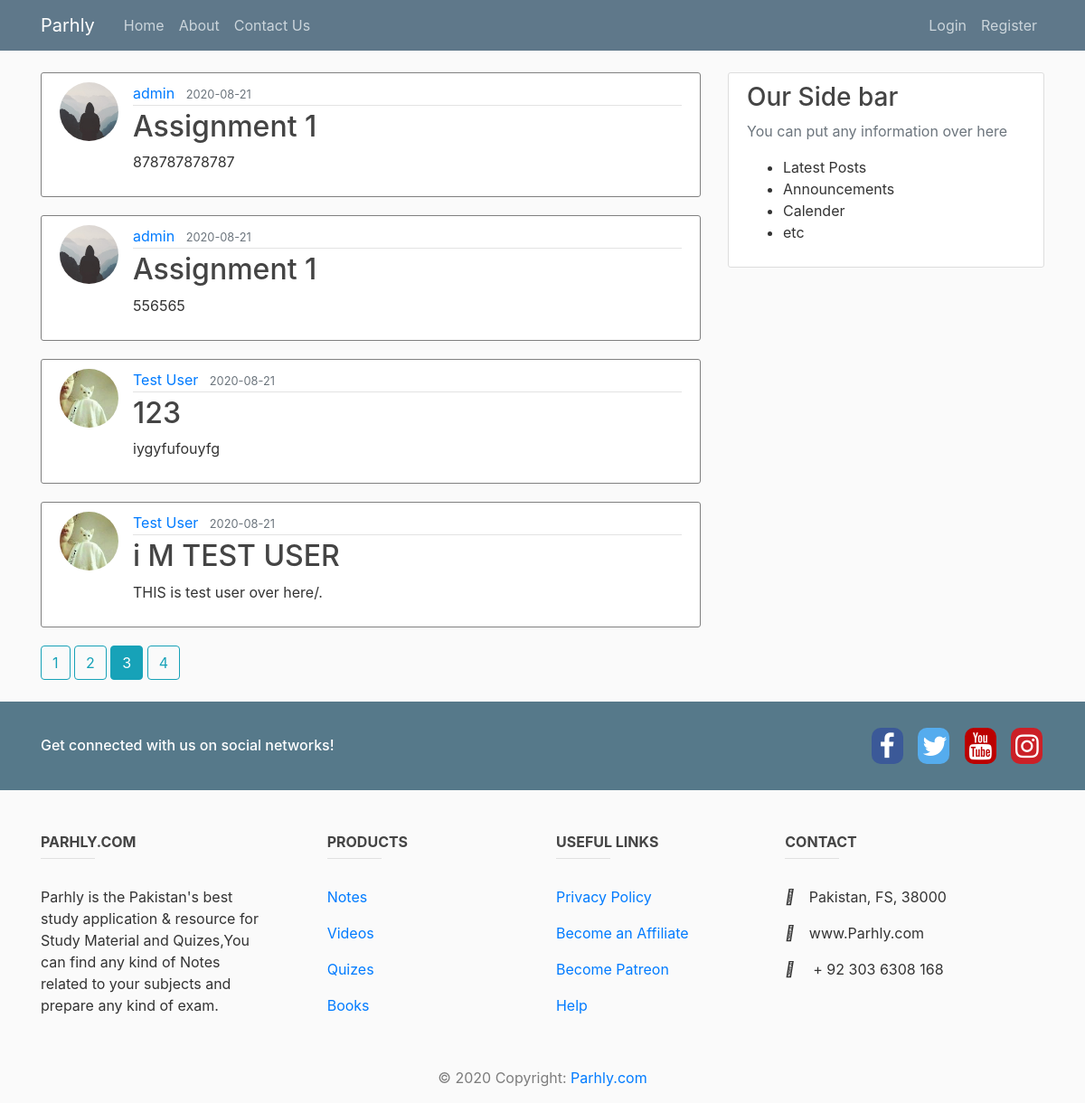
Screenshot of /home?page=3 with the database file from the repository.
### server.py (models this page shows, shortened)
class Post(db.Model):
    id = db.Column(db.Integer, primary_key=True)
    title = db.Column(db.String(100), nullable=False)
    date_posted = db.Column(db.DateTime, nullable=False,
                            default=datetime.utcnow)
    content = db.Column(db.Text, nullable=False)
    user_id = db.Column(db.Integer, db.ForeignKey('user.id'), nullable=False)

class User(db.Model, UserMixin):
    id = db.Column(db.Integer, primary_key=True)
    username = db.Column(db.String(30), unique=True, nullable=False)
    email = db.Column(db.String(120), unique=True, nullable=False)
    image_file = db.Column(
        db.String(120), nullable=False, default='default.jpg')
    password = db.Column(db.String(60), nullable=False)
    posts = db.relationship('Post', backref='author', lazy=True)

### server.py (the view)
@app.route('/', methods=['GET', 'POST'])
@app.route('/home')
def home_page():
    page = request.args.get('page', 1, type=int)
    posts = Post.query.order_by(
        Post.date_posted.desc()).paginate(page=page, per_page=4)
    return render_template('home.html', title="homePage", posts=posts)

### templates/home.html
{% extends 'layout.html' %}
{% block body %}
{% for post in posts.items %}
<article class="media content-section" style="border:1px solid grey">
    <img src="{{url_for('static',filename='profile_pics/' + post.author.image_file)}}" alt="My Image"
        class="rounded-circle article-img">
    <div class="media-body">
        <div class="article-metadata">
            <a href="{{url_for('user_posts', username = post.author.username) }}" class="mr-2">{{post.author.username}}</a>
            <small class="text-muted">{{post.date_posted.strftime('%Y-%m-%d')}}</small>
        </div>
        <h2><a href="{{url_for('post',post_id = post.id)}}" class="article-title">{{post.title}}</a></h2>
        <p class="article-content">{{post.content}}</p>
    </div>
</article>
{% endfor %}
{% for page_num in posts.iter_pages(left_edge=1,right_edge=1,left_current=1,right_current=2) %}
{% if page_num %}
    {% if posts.page == page_num %}
    <a class="btn btn-info mb-4" href="{{url_for('home_page',page = page_num)}}">{{page_num}}</a>
    {% else %}
    <a class="btn btn-outline-info mb-4" href="{{url_for('home_page',page = page_num)}}">{{page_num}}</a>
    {% endif %}
{% else %}
...
{% endif %}
{% endfor %}
{% endblock %}

### static/styles.css (style rules this page uses)
body { background: #fafafa; color: #333333; margin-top: 5rem; }
h1, h2, h3, h4, h5, h6 { color: #444444; }
.content-section { background: #ffffff; padding: 10px 20px; border: 1px solid #dddddd; border-radius: 3px; margin-bottom: 20px; }
.article-title { color: #444444; }
.article-content { white-space: pre-line; }
.article-img { height: 65px; width: 65px; margin-right: 16px; }
.article-metadata { padding-bottom: 1px; margin-bottom: 4px; border-bottom: 1px solid #e3e3e3 }

### rows the page displays
Post: image_file (placeholder picture), author.username "admin", date_posted "2020-08-21", title "Assignment 1", content "878787878787"
Post: image_file (placeholder picture), author.username "admin", date_posted "2020-08-21", title "Assignment 1", content "556565"
Post: image_file (picture), author.username "Test User", date_posted "2020-08-21", title "123", content "iygyfufouyfg"
Post: image_file (picture), author.username "Test User", date_posted "2020-08-21", title "i M TEST USER", content "THIS is test user over here/."

### other values shown
{{ page_num }} "1" "2" "4"
{{ page_num }} "3"
